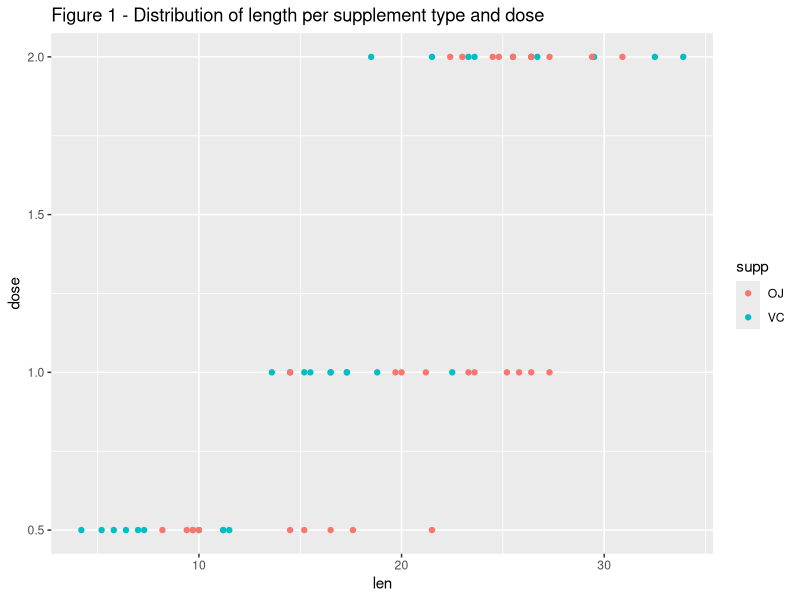

Recreate this plot in R.
## ---- chunk 1
library(datasets)

library(ggplot2)
## shows clusters
ggplot(data=ToothGrowth, aes(x=len, y=dose, group=supp, colour=supp)) +
    geom_point() + ggtitle("Figure 1 - Distribution of length per supplement type and dose") 

## ---- chunk 2
tg <- ToothGrowth
tg$dose <- factor(tg$dose)
tg$supp <- factor(tg$supp)

summary(tg)

table(tg[,c("supp", "dose")])
## ---- chunk 3
calc_interval <- function(x, conf) {
    quantile <- 1-(1-conf)/2
    n <- length(x)
    sd <- sd(x)/sqrt(n)
    m <- mean(x)
    interval <- (m+c(-1,1)*qnorm(quantile)*sd)    
    list(quantile=quantile, n=n, sd=sd, m=m, interval=interval)
} 

confidence <- 0.95 
## ---- chunk 4
for (supp in levels(tg$supp)) {
    x <- tg[tg$supp==supp,"len"]
    l <- calc_interval(x, confidence)
    print(sprintf("Supplement: %s, mean: %f, sd: %f, size: %d, range:[%f, %f]", supp, l$m, l$sd, l$n, l$interval[1], l$interval[2]))
}
## ---- chunk 5
for (dose in levels(tg$dose)) {
    x <- tg[tg$dose==dose,"len"]
    l <- calc_interval(x, confidence)
    print(sprintf("Dosage: %s, mean: %f, sd: %f, size: %d, range:[%f, %f]", dose, l$m, l$sd, l$n, l$interval[1], l$interval[2]))
}
## ---- chunk 6
for (dose in levels(tg$dose)) {
    for (supp in levels(tg$supp)) {
        print(c(dose,supp))

        dose.supp <- tg[tg$supp==supp & tg$dose==dose,"len"]
        print(calc_interval(dose.supp, confidence))
    }
}
